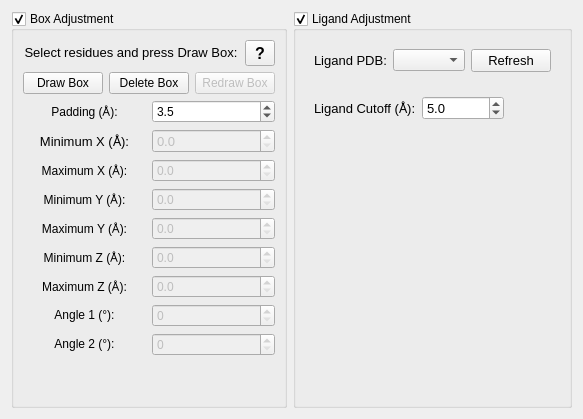
      <widget class="QWidget" name="search_space">
       <attribute name="title">
        <string>Search Space</string>
       </attribute>
       <layout class="QGridLayout" name="gridLayout_4">
        <item row="0" column="0">
         <widget class="QGroupBox" name="box_adjustment">
          <property name="title">
           <string>Box Adjustment</string>
          </property>
          <property name="checkable">
           <bool>true</bool>
          </property>
          <property name="checked">
           <bool>true</bool>
          </property>
          <layout class="QGridLayout" name="gridLayout_3">
           <item row="6" column="0">
            <layout class="QHBoxLayout" name="hframe12">
             <item>
              <widget class="QLabel" name="min_y_label">
               <property name="text">
                <string>&lt;html&gt;&lt;head/&gt;&lt;body&gt;&lt;p&gt;Minimum Y (Å):&lt;/p&gt;&lt;/body&gt;&lt;/html&gt;</string>
               </property>
               <property name="textFormat">
                <enum>Qt::RichText</enum>
               </property>
               <property name="alignment">
                <set>Qt::AlignCenter</set>
               </property>
              </widget>
             </item>
             <item>
              <widget class="QDoubleSpinBox" name="min_y">
               <property name="enabled">
                <bool>false</bool>
               </property>
               <property name="decimals">
                <number>1</number>
               </property>
               <property name="maximum">
                <double>50.000000000000000</double>
               </property>
               <property name="singleStep">
                <double>0.100000000000000</double>
               </property>
              </widget>
             </item>
            </layout>
           </item>
           <item row="8" column="0">
            <layout class="QHBoxLayout" name="hframe13">
             <item>
              <widget class="QLabel" name="min_z_label">
               <property name="text">
                <string>&lt;html&gt;&lt;head/&gt;&lt;body&gt;&lt;p&gt;Minimum Z (Å):&lt;/p&gt;&lt;/body&gt;&lt;/html&gt;</string>
               </property>
               <property name="textFormat">
                <enum>Qt::RichText</enum>
               </property>
               <property name="alignment">
                <set>Qt::AlignCenter</set>
               </property>
              </widget>
             </item>
             <item>
              <widget class="QDoubleSpinBox" name="min_z">
               <property name="enabled">
                <bool>false</bool>
               </property>
               <property name="decimals">
                <number>1</number>
               </property>
               <property name="maximum">
                <double>50.000000000000000</double>
               </property>
               <property name="singleStep">
                <double>0.100000000000000</double>
               </property>
              </widget>
             </item>
            </layout>
           </item>
           <item row="10" column="0">
            <layout class="QHBoxLayout" name="hframe15">
             <item>
              <widget class="QLabel" name="angle1_label">
               <property name="text">
                <string>&lt;html&gt;&lt;head/&gt;&lt;body&gt;&lt;p&gt;Angle 1 (°):&lt;/p&gt;&lt;/body&gt;&lt;/html&gt;</string>
               </property>
               <property name="textFormat">
                <enum>Qt::RichText</enum>
               </property>
               <property name="alignment">
                <set>Qt::AlignCenter</set>
               </property>
              </widget>
             </item>
             <item>
              <widget class="QDoubleSpinBox" name="angle1">
               <property name="enabled">
                <bool>false</bool>
               </property>
               <property name="decimals">
                <number>0</number>
               </property>
               <property name="maximum">
                <double>180.000000000000000</double>
               </property>
               <property name="singleStep">
                <double>1.000000000000000</double>
               </property>
              </widget>
             </item>
            </layout>
           </item>
           <item row="2" column="0">
            <layout class="QHBoxLayout" name="hframe7">
             <item>
              <widget class="QPushButton" name="button_draw_box">
               <property name="text">
                <string>Draw Box</string>
               </property>
              </widget>
             </item>
             <item>
              <widget class="QPushButton" name="button_delete_box">
               <property name="text">
                <string>Delete Box</string>
               </property>
              </widget>
             </item>
             <item>
              <widget class="QPushButton" name="button_redraw_box">
               <property name="enabled">
                <bool>false</bool>
               </property>
               <property name="text">
                <string>Redraw Box</string>
               </property>
              </widget>
             </item>
            </layout>
           </item>
           <item row="4" column="0">
            <layout class="QHBoxLayout" name="hframe9">
             <item>
              <widget class="QLabel" name="min_x_label">
               <property name="font">
                <font>
                 <pointsize>10</pointsize>
                 <weight>50</weight>
                 <italic>false</italic>
                 <bold>false</bold>
                 <kerning>true</kerning>
                </font>
               </property>
               <property name="styleSheet">
                <string notr="true"/>
               </property>
               <property name="text">
                <string>&lt;html&gt;&lt;head/&gt;&lt;body&gt;&lt;p&gt;Minimum X (Å):&lt;/p&gt;&lt;/body&gt;&lt;/html&gt;</string>
               </property>
               <property name="textFormat">
                <enum>Qt::RichText</enum>
               </property>
               <property name="alignment">
                <set>Qt::AlignCenter</set>
               </property>
              </widget>
             </item>
             <item>
              <widget class="QDoubleSpinBox" name="min_x">
               <property name="enabled">
                <bool>false</bool>
               </property>
               <property name="font">
                <font>
                 <pointsize>10</pointsize>
                 <weight>50</weight>
                 <italic>false</italic>
                 <bold>false</bold>
                 <kerning>true</kerning>
                </font>
               </property>
               <property name="styleSheet">
                <string notr="true"/>
               </property>
               <property name="decimals">
                <number>1</number>
               </property>
               <property name="maximum">
                <double>50.000000000000000</double>
               </property>
               <property name="singleStep">
                <double>0.100000000000000</double>
               </property>
              </widget>
             </item>
            </layout>
           </item>
           <item row="1" column="0">
            <layout class="QHBoxLayout" name="hframe6">
             <item>
              <widget class="QLabel" name="box_adjustment_label">
               <property name="enabled">
                <bool>true</bool>
               </property>
               <property name="sizePolicy">
                <sizepolicy hsizetype="Preferred" vsizetype="Fixed">
                 <horstretch>0</horstretch>
                 <verstretch>0</verstretch>
                </sizepolicy>
               </property>
               <property name="font">
                <font>
                 <pointsize>10</pointsize>
                 <weight>50</weight>
                 <italic>false</italic>
                 <bold>false</bold>
                 <kerning>true</kerning>
                </font>
               </property>
               <property name="mouseTracking">
                <bool>false</bool>
               </property>
               <property name="frameShape">
                <enum>QFrame::NoFrame</enum>
               </property>
               <property name="text">
                <string>Select residues and press Draw Box:</string>
               </property>
               <property name="textFormat">
                <enum>Qt::PlainText</enum>
               </property>
               <property name="alignment">
                <set>Qt::AlignCenter</set>
               </property>
              </widget>
             </item>
             <item>
              <widget class="QToolButton" name="button_box_adjustment_help">
               <property name="minimumSize">
                <size>
                 <width>30</width>
                 <height>26</height>
                </size>
               </property>
               <property name="font">
                <font>
                 <pointsize>12</pointsize>
                 <weight>75</weight>
                 <italic>false</italic>
                 <bold>true</bold>
                 <kerning>true</kerning>
                </font>
               </property>
               <property name="cursor">
                <cursorShape>WhatsThisCursor</cursorShape>
               </property>
               <property name="focusPolicy">
                <enum>Qt::NoFocus</enum>
               </property>
               <property name="text">
                <string>?</string>
               </property>
              </widget>
             </item>
            </layout>
           </item>
           <item row="11" column="0">
            <layout class="QHBoxLayout" name="hframe16">
             <item>
              <widget class="QLabel" name="angle2_label">
               <property name="text">
                <string>&lt;html&gt;&lt;head/&gt;&lt;body&gt;&lt;p&gt;Angle 2 (°):&lt;/p&gt;&lt;/body&gt;&lt;/html&gt;</string>
               </property>
               <property name="textFormat">
                <enum>Qt::RichText</enum>
               </property>
               <property name="alignment">
                <set>Qt::AlignCenter</set>
               </property>
              </widget>
             </item>
             <item>
              <widget class="QDoubleSpinBox" name="angle2">
               <property name="enabled">
                <bool>false</bool>
               </property>
               <property name="decimals">
                <number>0</number>
               </property>
               <property name="maximum">
                <double>180.000000000000000</double>
               </property>
               <property name="singleStep">
                <double>1.000000000000000</double>
               </property>
              </widget>
             </item>
            </layout>
           </item>
           <item row="5" column="0">
            <layout class="QHBoxLayout" name="hframe10">
             <item>
              <widget class="QLabel" name="max_x_label">
               <property name="text">
                <string>&lt;html&gt;&lt;head/&gt;&lt;body&gt;&lt;p&gt;Maximum X (Å):&lt;/p&gt;&lt;/body&gt;&lt;/html&gt;</string>
               </property>
               <property name="textFormat">
                <enum>Qt::RichText</enum>
               </property>
               <property name="alignment">
                <set>Qt::AlignCenter</set>
               </property>
              </widget>
             </item>
             <item>
              <widget class="QDoubleSpinBox" name="max_x">
               <property name="enabled">
                <bool>false</bool>
               </property>
               <property name="decimals">
                <number>1</number>
               </property>
               <property name="maximum">
                <double>50.000000000000000</double>
               </property>
               <property name="singleStep">
                <double>0.100000000000000</double>
               </property>
              </widget>
             </item>
            </layout>
           </item>
           <item row="9" column="0">
            <layout class="QHBoxLayout" name="hframe14">
             <item>
              <widget class="QLabel" name="max_z_label">
               <property name="text">
                <string>&lt;html&gt;&lt;head/&gt;&lt;body&gt;&lt;p&gt;Maximum Z (Å):&lt;/p&gt;&lt;/body&gt;&lt;/html&gt;</string>
               </property>
               <property name="textFormat">
                <enum>Qt::RichText</enum>
               </property>
               <property name="alignment">
                <set>Qt::AlignCenter</set>
               </property>
              </widget>
             </item>
             <item>
              <widget class="QDoubleSpinBox" name="max_z">
               <property name="enabled">
                <bool>false</bool>
               </property>
               <property name="decimals">
                <number>1</number>
               </property>
               <property name="maximum">
                <double>50.000000000000000</double>
               </property>
               <property name="singleStep">
                <double>0.100000000000000</double>
               </property>
              </widget>
             </item>
            </layout>
           </item>
           <item row="7" column="0">
            <layout class="QHBoxLayout" name="hframe11">
             <item>
              <widget class="QLabel" name="max_y_label">
               <property name="text">
                <string>&lt;html&gt;&lt;head/&gt;&lt;body&gt;&lt;p&gt;Maximum Y (Å):&lt;/p&gt;&lt;/body&gt;&lt;/html&gt;</string>
               </property>
               <property name="textFormat">
                <enum>Qt::RichText</enum>
               </property>
               <property name="alignment">
                <set>Qt::AlignCenter</set>
               </property>
              </widget>
             </item>
             <item>
              <widget class="QDoubleSpinBox" name="max_y">
               <property name="enabled">
                <bool>false</bool>
               </property>
               <property name="decimals">
                <number>1</number>
               </property>
               <property name="maximum">
                <double>50.000000000000000</double>
               </property>
               <property name="singleStep">
                <double>0.100000000000000</double>
               </property>
              </widget>
             </item>
            </layout>
           </item>
           <item row="3" column="0">
            <layout class="QHBoxLayout" name="hframe8">
             <item>
              <widget class="QLabel" name="padding_label">
               <property name="text">
                <string>&lt;html&gt;&lt;head/&gt;&lt;body&gt;&lt;p&gt;Padding (Å):&lt;/p&gt;&lt;/body&gt;&lt;/html&gt;</string>
               </property>
               <property name="textFormat">
                <enum>Qt::RichText</enum>
               </property>
               <property name="alignment">
                <set>Qt::AlignCenter</set>
               </property>
              </widget>
             </item>
             <item>
              <widget class="QDoubleSpinBox" name="padding">
               <property name="decimals">
                <number>1</number>
               </property>
               <property name="maximum">
                <double>10.000000000000000</double>
               </property>
               <property name="singleStep">
                <double>0.100000000000000</double>
               </property>
               <property name="value">
                <double>3.500000000000000</double>
               </property>
              </widget>
             </item>
            </layout>
           </item>
           <item row="12" column="0">
            <spacer name="vspacer2">
             <property name="orientation">
              <enum>Qt::Vertical</enum>
             </property>
             <property name="sizeHint" stdset="0">
              <size>
               <width>20</width>
               <height>40</height>
              </size>
             </property>
            </spacer>
           </item>
          </layout>
         </widget>
        </item>
        <item row="0" column="1">
         <widget class="QGroupBox" name="ligand_adjustment">
          <property name="enabled">
           <bool>true</bool>
          </property>
          <property name="title">
           <string>Ligand Adjustment</string>
          </property>
          <property name="checkable">
           <bool>true</bool>
          </property>
          <property name="checked">
           <bool>true</bool>
          </property>
          <layout class="QVBoxLayout" name="verticalLayout_2">
           <item>
            <widget class="QFrame" name="hframe17">
             <layout class="QHBoxLayout" name="horizontalLayout_18">
              <property name="sizeConstraint">
               <enum>QLayout::SetNoConstraint</enum>
              </property>
              <item>
               <widget class="QLabel" name="ligand_label">
                <property name="sizePolicy">
                 <sizepolicy hsizetype="Fixed" vsizetype="Fixed">
                  <horstretch>0</horstretch>
                  <verstretch>0</verstretch>
                 </sizepolicy>
                </property>
                <property name="font">
                 <font>
                  <pointsize>10</pointsize>
                  <weight>50</weight>
                  <italic>false</italic>
                  <bold>false</bold>
                  <kerning>true</kerning>
                 </font>
                </property>
                <property name="mouseTracking">
                 <bool>false</bool>
                </property>
                <property name="frameShape">
                 <enum>QFrame::NoFrame</enum>
                </property>
                <property name="text">
                 <string>Ligand PDB:</string>
                </property>
                <property name="textFormat">
                 <enum>Qt::PlainText</enum>
                </property>
               </widget>
              </item>
              <item>
               <widget class="QComboBox" name="ligand"/>
              </item>
              <item>
               <widget class="QPushButton" name="refresh_ligand">
                <property name="sizePolicy">
                 <sizepolicy hsizetype="Fixed" vsizetype="Fixed">
                  <horstretch>0</horstretch>
                  <verstretch>0</verstretch>
                 </sizepolicy>
                </property>
                <property name="font">
                 <font>
                  <pointsize>10</pointsize>
                  <weight>50</weight>
                  <italic>false</italic>
                  <bold>false</bold>
                  <kerning>true</kerning>
                 </font>
                </property>
                <property name="text">
                 <string>Refresh</string>
                </property>
               </widget>
              </item>
             </layout>
            </widget>
           </item>
           <item>
            <widget class="QFrame" name="hframe18">
             <layout class="QHBoxLayout" name="horizontalLayout_19">
              <property name="sizeConstraint">
               <enum>QLayout::SetNoConstraint</enum>
              </property>
              <item>
               <widget class="QLabel" name="ligand_cutoff_label">
                <property name="enabled">
                 <bool>true</bool>
                </property>
                <property name="sizePolicy">
                 <sizepolicy hsizetype="Fixed" vsizetype="Fixed">
                  <horstretch>0</horstretch>
                  <verstretch>0</verstretch>
                 </sizepolicy>
                </property>
                <property name="font">
                 <font>
                  <pointsize>10</pointsize>
                  <weight>50</weight>
                  <italic>false</italic>
                  <bold>false</bold>
                  <kerning>true</kerning>
                 </font>
                </property>
                <property name="mouseTracking">
                 <bool>true</bool>
                </property>
                <property name="frameShape">
                 <enum>QFrame::NoFrame</enum>
                </property>
                <property name="text">
                 <string>&lt;html&gt;&lt;head/&gt;&lt;body&gt;&lt;p&gt;Ligand Cutoff (Å):&lt;/p&gt;&lt;/body&gt;&lt;/html&gt;</string>
                </property>
                <property name="textFormat">
                 <enum>Qt::RichText</enum>
                </property>
               </widget>
              </item>
              <item>
               <widget class="QDoubleSpinBox" name="ligand_cutoff">
                <property name="enabled">
                 <bool>true</bool>
                </property>
                <property name="sizePolicy">
                 <sizepolicy hsizetype="Fixed" vsizetype="Fixed">
                  <horstretch>0</horstretch>
                  <verstretch>0</verstretch>
                 </sizepolicy>
                </property>
                <property name="font">
                 <font>
                  <pointsize>10</pointsize>
                  <weight>50</weight>
                  <italic>false</italic>
                  <bold>false</bold>
                  <kerning>true</kerning>
                 </font>
                </property>
                <property name="decimals">
                 <number>1</number>
                </property>
                <property name="maximum">
                 <double>1000000000.000000000000000</double>
                </property>
                <property name="singleStep">
                 <double>0.100000000000000</double>
                </property>
                <property name="value">
                 <double>5.000000000000000</double>
                </property>
               </widget>
              </item>
              <item>
               <spacer name="hspacer5">
                <property name="orientation">
                 <enum>Qt::Horizontal</enum>
                </property>
                <property name="sizeHint" stdset="0">
                 <size>
                  <width>40</width>
                  <height>20</height>
                 </size>
                </property>
               </spacer>
              </item>
             </layout>
            </widget>
           </item>
           <item>
            <spacer name="vspacer3">
             <property name="orientation">
              <enum>Qt::Vertical</enum>
             </property>
             <property name="sizeHint" stdset="0">
              <size>
               <width>20</width>
               <height>40</height>
              </size>
             </property>
            </spacer>
           </item>
          </layout>
         </widget>
        </item>
       </layout>
      </widget>
